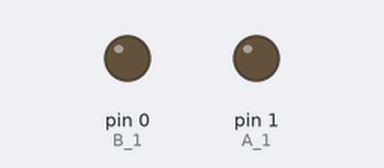
This sketch was run on a simulated Arduino Uno, built with avr-gcc and run on an emulated ATmega328P. Parts: output pins drawn as LEDs (lit = HIGH).

Above: at 0.02 s.
At 12.7 s:
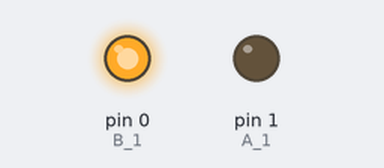
Timing chart, 0 to 33.2 s (numbered marks = the images above):
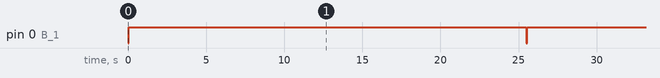

Measured:
- by itself, pin 0 (B_1): alternates HIGH for 25.5 s and LOW for 0.05 s

The sketch:

PWMMotor.ino
```cpp
const int B_1 = 0;
const int A_1 = 1;

const int LS = 100;
const int MS = 170;
const int HS = 255;

void setup() {
  pinMode(B_1, OUTPUT);
  pinMode(A_1, OUTPUT);

}

// void loop() {
//   digitalWrite(B_1, LOW);
//   digitalWrite(A_1, HIGH);
//   delay(5000);
//   digitalWrite(B_1, LOW);
//   digitalWrite(A_1, LOW);
//   delay(5000);
//   digitalWrite(B_1, HIGH);
//   digitalWrite(A_1, LOW);
//   delay(5000);
//   digitalWrite(B_1, LOW);
//   digitalWrite(A_1, LOW);
//   delay(2500);
// }

// void loop() {
//   digitalWrite(B_1, LS);
//   digitalWrite(A_1, LOW);

//   delay(1000);

//   digitalWrite(B_1, LOW);
//   digitalWrite(A_1, LOW);

//   digitalWrite(B_1, MS);
//   digitalWrite(A_1, LOW);

//   delay(1000);

//   digitalWrite(B_1, LOW);
//   digitalWrite(A_1, LOW);

//   digitalWrite(B_1, HS);
//   digitalWrite(A_1, LOW);

//   delay(1000);

//   digitalWrite(B_1, LOW);
//   digitalWrite(A_1, LOW);
// }

void loop() {
  digitalWrite(A_1, LOW);

  for(int i = 0; i < 255; i++) {
    digitalWrite(B_1, i);
    delay(50);
  }

  for(int i = 255; i > 0; i--) {
    digitalWrite(B_1, i);
    delay(50);
  }
}
```
